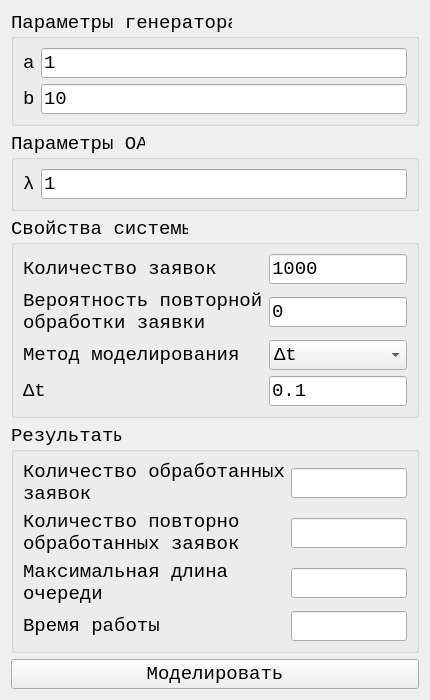
<?xml version="1.0" encoding="UTF-8"?>
<ui version="4.0">
 <class>Form</class>
 <widget class="QWidget" name="Form">
  <property name="geometry">
   <rect>
    <x>0</x>
    <y>0</y>
    <width>235</width>
    <height>489</height>
   </rect>
  </property>
  <property name="sizePolicy">
   <sizepolicy hsizetype="Preferred" vsizetype="Preferred">
    <horstretch>0</horstretch>
    <verstretch>0</verstretch>
   </sizepolicy>
  </property>
  <property name="windowTitle">
   <string>СМО с очередью</string>
  </property>
  <layout class="QVBoxLayout" name="verticalLayout_2">
   <property name="sizeConstraint">
    <enum>QLayout::SetMinimumSize</enum>
   </property>
   <item>
    <widget class="QGroupBox" name="groupBox">
     <property name="title">
      <string>Параметры генератора</string>
     </property>
     <property name="font">
     <font>
      <family>Courier New</family>
      <pointsize>14</pointsize>
     </font>
    </property>
     <layout class="QGridLayout" name="gridLayout_2">
      <item row="0" column="0">
       <widget class="QLabel" name="label">
        <property name="text">
         <string notr="true">a</string>
        </property>
        <property name="font">
     <font>
      <family>Courier New</family>
      <pointsize>14</pointsize>
     </font>
    </property>
       </widget>
      </item>
      <item row="0" column="1">
       <widget class="QLineEdit" name="lineEdit_generator_a">
        <property name="text">
         <string>1</string>
        </property>
       </widget>
      </item>
      <item row="1" column="0">
       <widget class="QLabel" name="label_2">
        <property name="text">
         <string notr="true">b</string>
        </property>
        <property name="font">
     <font>
      <family>Courier New</family>
      <pointsize>14</pointsize>
     </font>
    </property>
       </widget>
      </item>
      <item row="1" column="1">
       <widget class="QLineEdit" name="lineEdit_generator_b">
        <property name="text">
         <string>10</string>
        </property>
       </widget>
      </item>
     </layout>
    </widget>
   </item>
   <item>
    <widget class="QGroupBox" name="groupBox_2">
     <property name="title">
      <string>Параметры ОА</string>
     </property>
     <property name="font">
     <font>
      <family>Courier New</family>
      <pointsize>14</pointsize>
     </font>
    </property>
     <layout class="QGridLayout" name="gridLayout_3">
      <item row="0" column="0">
       <widget class="QLabel" name="label_3">
        <property name="text">
         <string notr="true">λ</string>
        </property>
        <property name="font">
     <font>
      <family>Courier New</family>
      <pointsize>14</pointsize>
     </font>
    </property>
       </widget>
      </item>
      <item row="0" column="1">
       <widget class="QLineEdit" name="lineEdit_servicemachine_lambda">
        <property name="text">
         <string>1</string>
        </property>
       </widget>
      </item>
     </layout>
    </widget>
   </item>
   <item>
    <widget class="QGroupBox" name="groupBox_3">
     <property name="title">
      <string>Свойства системы</string>
     </property>
     <property name="font">
     <font>
      <family>Courier New</family>
      <pointsize>14</pointsize>
     </font>
    </property>
     <layout class="QGridLayout" name="gridLayout">
      <item row="3" column="0">
       <widget class="QLabel" name="label_deltat">
        <property name="text">
         <string>Δt</string>
        </property>
        <property name="font">
     <font>
      <family>Courier New</family>
      <pointsize>14</pointsize>
     </font>
    </property>
       </widget>
      </item>
      <item row="2" column="1">
       <widget class="QComboBox" name="comboBox_method">
        <property name="currentIndex">
         <number>1</number>
        </property>
        <item>
         <property name="text">
          <string>Событийный</string>
         </property>
         <property name="font">
     <font>
      <family>Courier New</family>
      <pointsize>14</pointsize>
     </font>
    </property>
        </item>
        <item>
         <property name="text">
          <string>Δt</string>
         </property>
        </item>
       </widget>
      </item>
      <item row="0" column="0">
       <widget class="QLabel" name="label_5">
        <property name="text">
         <string>Количество заявок</string>
        </property>
        <property name="font">
     <font>
      <family>Courier New</family>
      <pointsize>14</pointsize>
     </font>
    </property>
       </widget>
      </item>
      <item row="0" column="1">
       <widget class="QLineEdit" name="lineEdit_request_count">
        <property name="text">
         <string>1000</string>
        </property>
       </widget>
      </item>
      <item row="2" column="0">
       <widget class="QLabel" name="label_7">
        <property name="text">
         <string>Метод моделирования</string>
        </property>
        <property name="font">
     <font>
      <family>Courier New</family>
      <pointsize>14</pointsize>
     </font>
    </property>
       </widget>
      </item>
      <item row="1" column="1">
       <widget class="QLineEdit" name="lineEdit_reenter_probability">
        <property name="text">
         <string>0</string>
        </property>
       </widget>
      </item>
      <item row="1" column="0">
       <widget class="QLabel" name="label_6">
        <property name="text">
         <string>Вероятность повторной
обработки заявки</string>
        </property>
        <property name="font">
     <font>
      <family>Courier New</family>
      <pointsize>14</pointsize>
     </font>
    </property>
       </widget>
      </item>
      <item row="3" column="1">
       <widget class="QLineEdit" name="lineEdit_deltat">
        <property name="text">
         <string>0.1</string>
        </property>
       </widget>
      </item>
     </layout>
    </widget>
   </item>
   <item>
    <widget class="QGroupBox" name="groupBox_4">
     <property name="title">
      <string>Результаты</string>
     </property>
     <property name="font">
     <font>
      <family>Courier New</family>
      <pointsize>14</pointsize>
     </font>
    </property>
     <layout class="QGridLayout" name="gridLayout_4">
      <item row="1" column="1">
       <widget class="QLineEdit" name="lineEdit_res_reentered_count">
        <property name="readOnly">
         <bool>true</bool>
        </property>
       </widget>
      </item>
      <item row="1" column="0">
       <widget class="QLabel" name="label_9">
        <property name="text">
         <string>Количество повторно
обработанных заявок</string>
        </property>
        <property name="font">
     <font>
      <family>Courier New</family>
      <pointsize>14</pointsize>
     </font>
    </property>
       </widget>
      </item>
      <item row="2" column="0">
       <widget class="QLabel" name="label_10">
        <property name="text">
         <string>Максимальная длина
очереди</string>
        </property>
        <property name="font">
     <font>
      <family>Courier New</family>
      <pointsize>14</pointsize>
     </font>
    </property>
       </widget>
      </item>
      <item row="0" column="0">
       <widget class="QLabel" name="label_8">
        <property name="text">
         <string>Количество обработанных
заявок</string>
        </property>
        <property name="font">
     <font>
      <family>Courier New</family>
      <pointsize>14</pointsize>
     </font>
    </property>
       </widget>
      </item>
      <item row="2" column="1">
       <widget class="QLineEdit" name="lineEdit_res_max_queue_size">
        <property name="readOnly">
         <bool>true</bool>
        </property>
       </widget>
      </item>
      <item row="0" column="1">
       <widget class="QLineEdit" name="lineEdit_res_request_count">
        <property name="readOnly">
         <bool>true</bool>
        </property>
       </widget>
      </item>
      <item row="3" column="0">
       <widget class="QLabel" name="label_4">
        <property name="text">
         <string>Время работы</string>
        </property>
        <property name="font">
     <font>
      <family>Courier New</family>
      <pointsize>14</pointsize>
     </font>
    </property>
       </widget>
      </item>
      <item row="3" column="1">
       <widget class="QLineEdit" name="lineEdit_res_time">
        <property name="readOnly">
         <bool>true</bool>
        </property>
       </widget>
      </item>
     </layout>
    </widget>
   </item>
   <item>
    <widget class="QPushButton" name="pushButton">
     <property name="text">
      <string>Моделировать</string>
     </property>
     <property name="font">
     <font>
      <family>Courier New</family>
      <pointsize>14</pointsize>
     </font>
    </property>
    </widget>
   </item>
   <item>
    <spacer name="verticalSpacer">
     <property name="orientation">
      <enum>Qt::Vertical</enum>
     </property>
     <property name="sizeHint" stdset="0">
      <size>
       <width>20</width>
       <height>40</height>
      </size>
     </property>
    </spacer>
   </item>
  </layout>
 </widget>
 <resources/>
 <connections/>
</ui>
